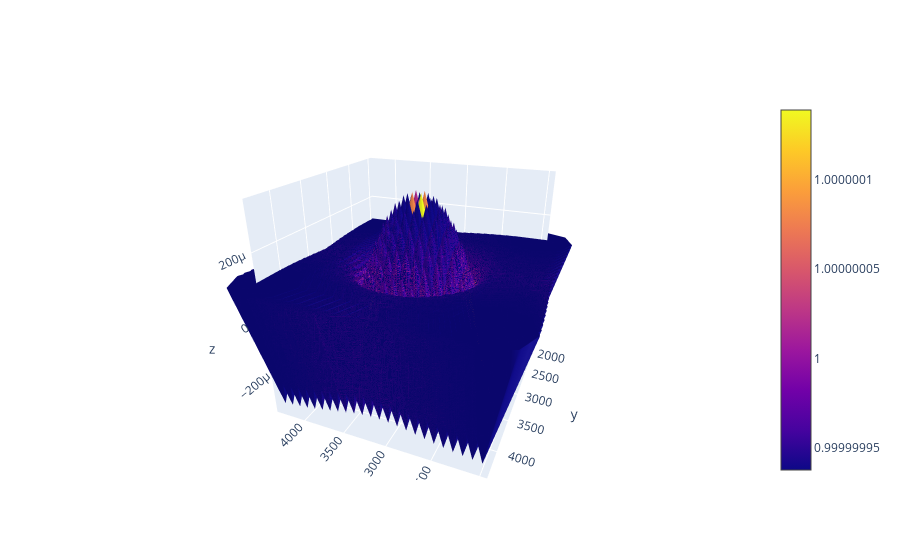

The notebook cell saved with this chart:
### Code cell
import plotly.graph_objects as go

fig = go.Figure(data=go.Cone(x=xs, y=ys, z=zs, u=mxs, v=mys, w=mzs, sizemode="scaled", sizeref=0.01))

fig.update_layout(scene_camera_eye=dict(x=-0.76, y=1.8, z=0.92))

fig.show()

### Figure 1 — Plotly figure (JSON) as saved in the notebook; plotly's stock layout.template omitted (floating-point values rounded to 4 significant figures; data arrays with more than 128 entries replaced by an {"elided": "..."} marker saying what was removed)
{"data": [{"sizemode": "scaled", "sizeref": 0.01, "type": "cone", "u": {"elided": "576 float values"}, "v": {"elided": "576 float values"}, "w": {"elided": "576 float values"}, "x": {"elided": "576 int values"}, "y": {"elided": "576 int values"}, "z": {"elided": "576 int values"}}], "layout": {"scene": {"camera": {"eye": {"x": -0.76, "y": 1.8, "z": 0.92}}}}}
